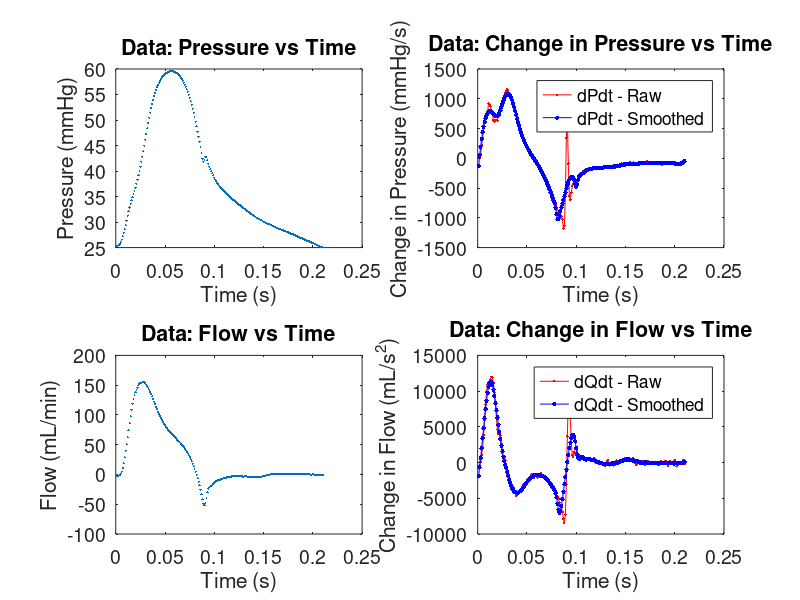

MATLAB code to generate this figure: (Note: a time limit stopped this script after it produced the figure.)
% Load in Data and visualize
% File Format = [time pressure flow]

global data time pressure flow 
data = importdata("tPQ_29.txt");
data = data.data;
time = data(:, 1); % units = seconds 
pressure = data(:, 2); % units = mmHg
flow = data(:, 3); %units = mL/min 

% Plot Pressure 

subplot(2, 2, 1);
plot(time, pressure, '.', 'MarkerSize', 5)
xlabel('Time (s)')
ylabel('Pressure (mmHg)')
title('Data: Pressure vs Time')
set(gca, 'FontSize', 14)

% Plot dP/dt 

dPdt = diff(pressure) ./ diff(time);
sgfdPdt = sgolayfilt(dPdt,3,21); %smoothing the estiamtion

subplot(2, 2, 2);
plot(time(2:end), dPdt, '.-r', time(2:end), sgfdPdt, '.-b', 'MarkerSize', 10)
legend('dPdt - Raw', 'dPdt - Smoothed')
xlabel('Time (s)')
ylabel('Change in Pressure (mmHg/s)')
title('Data: Change in Pressure vs Time')
set(gca, 'FontSize', 14)

% Plot Flow

subplot(2, 2, 3);
plot(time, flow, '.', 'MarkerSize', 5)
xlabel('Time (s)')
ylabel('Flow (mL/min)')
title('Data: Flow vs Time')
set(gca, 'FontSize', 14)

% Plot dQ/dt 

dQdt = diff(flow) ./ diff(time);
sgfdPdt = sgolayfilt(dQdt,3,21); %smoothing the estiamtion

subplot(2, 2, 4);
plot(time(2:end), dQdt, '.-r', time(2:end), sgfdPdt, '.-b', 'MarkerSize', 10)
legend('dQdt - Raw', 'dQdt - Smoothed')
xlabel('Time (s)')
ylabel('Change in Flow (mL/s^2)')
title('Data: Change in Flow vs Time')
set(gca, 'FontSize', 14)

print -djpeg RawDataPlots

% Two Element Windkessel Model

Rd = 0.86;        % mmHg*(s/ml)
C  = 0.17;        % ml/mmHg
ts = [time(1) time(end)];
p0 = pressure(1);
theta0 = [Rd C];

% Pre-interpolate Q once as a function handle

Q_interp = @(t) interp1(time, flow, t, 'linear', 'extrap');

function optimize = objective_Wind2Pressure(theta, time, pressure, Q_interp, p0, ts)
    Rd = theta(1);
    C  = theta(2);
    try
        [t2, p2] = ode45(@(t,p) Wind2Pressure(t, p, Q_interp, C, Rd), ts, p0);
        Pmodint  = interp1(t2, p2, time, 'linear', 'extrap');
        optimize = sum((pressure - Pmodint).^2);
    catch
        optimize = 1e10;
    end
end

function dPdt = Wind2Pressure(t, P, Q_interp, C, Rd)
    Q    = Q_interp(t);
    dPdt = Q/C - P/(C*Rd);
end

func1 = @(theta) objective_Wind2Pressure(theta, time, pressure, Q_interp, p0, ts);
theta_optimized = fminsearch(func1, theta0);

Rd = theta_optimized(1);
C  = theta_optimized(2);

[t2, p2] = ode45(@(t,p) Wind2Pressure(t, p, Q_interp, C, Rd), ts, p0);
p2 = interp1(t2, p2, time);

% Predicting Flow 

dPdt_raw = diff(pressure) ./ diff(time);
dPdt_smooth = sgolayfilt(dPdt_raw, 3, 21);
dPdt_full = interp1(time(1:end-1) + diff(time)/2, dPdt_smooth, time, 'linear', 'extrap');

function optimize = objective_Wind2Flow(theta, pressure, dPdt_full, flow)
    Rd = theta(1);
    C  = theta(2);
    Fmodint  = pressure / Rd + C * dPdt_full;
    optimize = sum((flow - Fmodint).^2);
end

function dVdt = Wind2Flow(pressure, dPdt_full, C, Rd)
    dVdt = pressure / Rd + C * dPdt_full;
end

func1 = @(theta) objective_Wind2Flow(theta, pressure, dPdt_full, flow);
theta_optimized = fminsearch(func1, theta0);

Rd = theta_optimized(1);
C  = theta_optimized(2);
q2 = Wind2Flow(pressure, dPdt_full, C, Rd);


% Three Element Windkessel model

R = 1.2; % units = mmHg*(s/ml)
theta02 = [R C Rd];

% Predicting Pressure 

p0 = pressure(1);
ts = [time(1) time(end)];

dQdt_raw = diff(flow) ./ diff(time);
dQdt_smooth = sgolayfilt(dQdt_raw, 3, 21);
dQdt_interp = @(t) interp1(time(1:end-1), dQdt_smooth, t, 'linear', 'extrap');
Q_interp    = @(t) interp1(time, flow, t, 'linear', 'extrap');

function dPdt = Wind3Pressure(t, P, Q_interp, dQdt_interp, C, Rd, R)
    Q    = Q_interp(t);
    dQdt = dQdt_interp(t);
    dPdt = Q/C + (Q*R)/(Rd*C) - P/(C*Rd) + R*dQdt;
end

function optimize = objective_Wind3Pressure(theta, time, Q_interp, dQdt_interp, pressure, p0, ts)
    R  = theta(1);
    C  = theta(2);
    Rd = theta(3);
    try
        [t3, p3] = ode45(@(t,p) Wind3Pressure(t, p, Q_interp, dQdt_interp, C, Rd, R), ts, p0);
        Pmodint  = interp1(t3, p3, time, 'linear', 'extrap');
        optimize = sum((pressure - Pmodint).^2);
    catch
        optimize = 1e10;
    end
end

options = optimset('MaxFunEvals', 10000, 'MaxIter', 10000);
func2 = @(theta02) objective_Wind3Pressure(theta02, time, Q_interp, dQdt_interp, pressure, p0, ts);
theta_optimized3 = fminsearch(func2, theta02, options);

R  = theta_optimized3(1);
C  = theta_optimized3(2);
Rd = theta_optimized3(3);
[t3, p3] = ode45(@(t,p) Wind3Pressure(t, p, Q_interp, dQdt_interp, C, Rd, R), ts, p0);
p3 = interp1(t3, p3, time);

subplot(2, 2, 1);
plot(time, p3, '.r', time, p2, '.g', time, pressure, '.b')
legend('Pressure - Three El Model','Pressure - Two El Model','Pressure - Data')
xlabel('Time (s)'), ylabel('Pressure (mmHg)')
title('Windkessel Models versus Data')
set(gca, 'FontSize', 14)

% Pressure Error Plots 

subplot(2, 2, 2);
semilogy(time, errorWind2Pressure, time, errorWind3Pressure)
legend('Two Element', 'Three Element')
xlabel('Time (s)')
ylabel('Error in Pressure (mmHg)')
title('Windkessel Error Plot')
set(gca, 'FontSize', 14)

% Predicting Flow 

f0 = flow(1);
ts = [time(1) time(end)];

dPdt_raw = diff(pressure) ./ diff(time);
dPdt_smooth = sgolayfilt(dPdt_raw, 3, 21);
dPdt_interp = @(t) interp1(time(1:end-1), dPdt_smooth, t, 'linear', 'extrap');
P_interp    = @(t) interp1(time, pressure, t, 'linear', 'extrap');

function dQdt = Wind3Flow(t, Q, P_interp, dPdt_interp, C, Rd, R)
    P    = P_interp(t);
    dPdt = dPdt_interp(t);
    dQdt = P/(C*R*Rd) -Q/(Rd*C) - Q/(C*R) + dPdt/R;
end

function optimize = objective_Wind3Flow(theta, time, P_interp, dPdt_interp, flow, f0, ts)
    R  = theta(1);
    C  = theta(2);
    Rd = theta(3);
    try
        [t3, q3] = ode45(@(t,q) Wind3Flow(t, q, P_interp, dPdt_interp, C, Rd, R), ts, f0);
        Qmodint  = interp1(t3, q3, time, 'linear', 'extrap');
        optimize = sum((flow - Qmodint).^2);
    catch
        optimize = 1e10;
    end
end

func2 = @(theta) objective_Wind3Flow(theta, time, P_interp, dPdt_interp, flow, f0, ts);
theta_optimized3 = fminsearch(func2, theta02, options);
R  = theta_optimized3(1);
C  = theta_optimized3(2);
Rd = theta_optimized3(3);
[t3, q3] = ode45(@(t,q) Wind3Flow(t, q, P_interp, dPdt_interp, C, Rd, R), ts, f0);
q3 = interp1(t3, q3, time);

subplot(2, 2, 3);
plot(time, q3, '.r', time, q2, '.g', time, flow, '.b')
legend('Flow - Three El Model','Flow - Two El Model', 'Flow - Data')
xlabel('Time (s)'), ylabel('Flow (mL/min)')
title('Windkessel Models versus Data')
set(gca, 'FontSize', 14)

% Flow Error Plots 

subplot(2, 2, 4);
semilogy(time, errorWind2Flow, time, errorWind3Flow)
legend('Two Element', 'Three Element')
xlabel('Time (s)')
ylabel('Error in Flow (mL/min)')
title('Windkessel Error Plot')
set(gca, 'FontSize', 14)

print -djpeg ModelPlots
